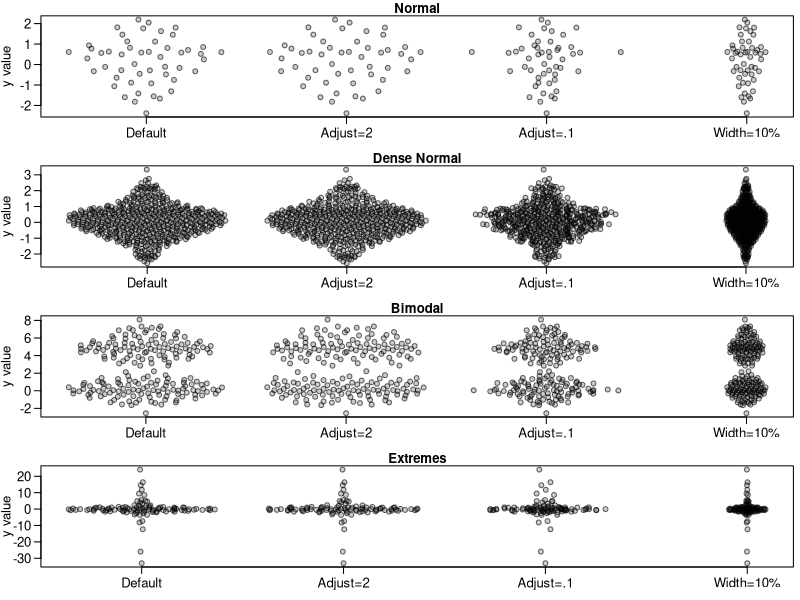
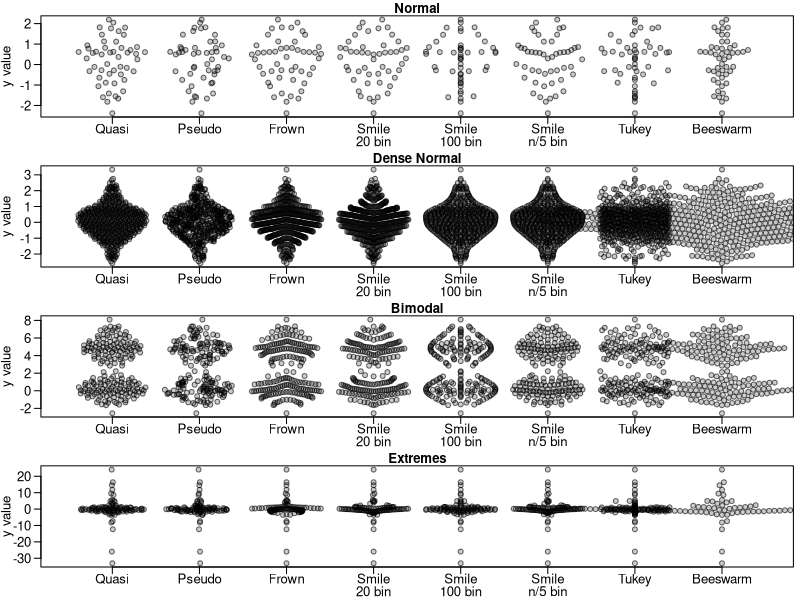
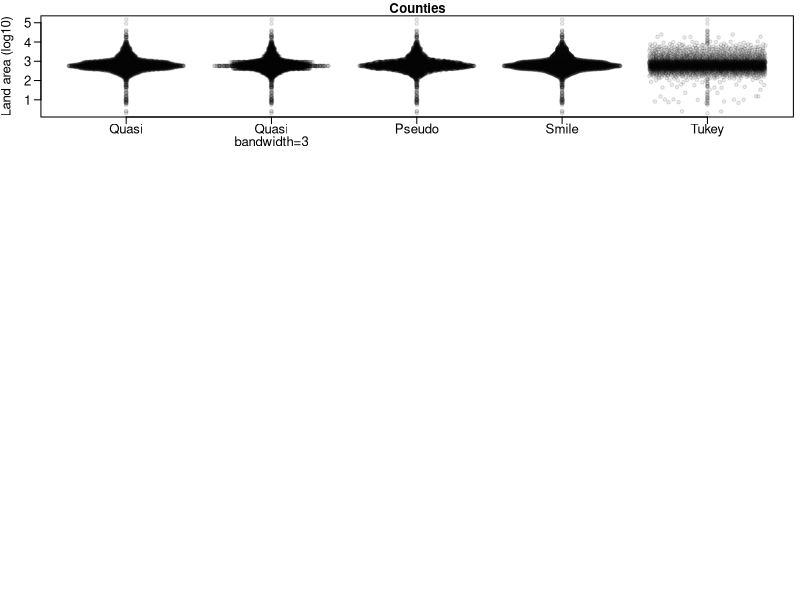

Here is the R script that generated these plots, in order:
## ---- chunk 1
library(vipor)
# Generate data
set.seed(12345)
dat <- list(rnorm(50), rnorm(500), c(rnorm(100), rnorm(100,5)), rcauchy(100))
names(dat) <- c("Normal", "Dense Normal", "Bimodal", "Extremes")

# Violin points of several distributions
par(mfrow=c(4,1), mar=c(2.5,3.1, 1.2, 0.5),mgp=c(2.1,.75,0),
	cex.axis=1.2,cex.lab=1.2,cex.main=1.2)
sapply(names(dat),function(label) {
	y<-dat[[label]]
	offsets <- list(
		'Default'=offsetX(y),  # Default
		'Adjust=2'=offsetX(y, adjust=2),    # More smoothing
		'Adjust=.1'=offsetX(y, adjust=0.1),  # Tighter fit
		'Width=10%'=offsetX(y, width=0.1)    # Less wide
	)  
	ids <- rep(1:length(offsets), each=length(y))
	plot(unlist(offsets) + ids, rep(y, length(offsets)), ylab='y value',
		xlab='', xaxt='n', pch=21,col='#00000099',bg='#00000033',las=1,main=label)
	axis(1, 1:length(offsets), names(offsets))
})
## ---- chunk 2
library(beeswarm)
par(mfrow=c(4,1), mar=c(2.5,3.1, 1.2, 0.5),mgp=c(2.1,.75,0),
	cex.axis=1.2,cex.lab=1.2,cex.main=1.2)
sapply(names(dat),function(label) {
	y<-dat[[label]]
	#need to start plot first for beeswarm so xlim is magic number here
	plot(1,1,type='n',ylab='y value',xlim=c(.5,8+.5),
		ylim=range(y),xlab='', xaxt='n', ,las=1,main=label)
	offsets <- list(
		'Quasi'=offsetX(y),  # Default
		'Pseudo'=offsetX(y, method='pseudorandom',nbins=100),
		'Frown'=offsetX(y, method='frowney',nbins=20),
		'Smile\n20 bin'=offsetX(y, method='smiley',nbins=20),
		'Smile\n100 bin'=offsetX(y, method='smiley',nbins=100),
		'Smile\nn/5 bin'=offsetX(y, method='smiley',nbins=round(length(y)/5)),
		'Tukey'=offsetX(y, method='tukey'),
		'Beeswarm'=swarmx(rep(0,length(y)),y)$x
	)
	ids <- rep(1:length(offsets), each=length(y))

	points(unlist(offsets) + ids, rep(y, length(offsets)),pch=21,col='#00000099',bg='#00000033')
	par(lheight=.8)
	axis(1, 1:length(offsets), names(offsets),padj=1,mgp=c(0,-.3,0),tcl=-.5)
})
## ---- chunk 3
par(mar=c(2.5,3.1, 1.2, 0.5),mgp=c(2.1,.75,0))
y<-log10(counties$landArea)
offsets <- list(
  'Quasi'=offsetX(y),  # Default
  'Quasi\nbandwidth=3'=offsetX(y,adjust=.25),
  'Pseudo'=offsetX(y, method='pseudorandom',nbins=100),
  'Smile'=offsetX(y, method='smiley',nbins=round(length(y)/5)),
  'Tukey'=offsetX(y, method='tukey')
  #'Beeswarm'=swarmx(rep(0,length(y)),y)$x
)
ids <- rep(1:length(offsets), each=length(y))
plot(
  unlist(offsets) + ids,
  rep(y, length(offsets)),
  xlab='', ylab='Land area (log10)',
  main='Counties', xaxt='n', las=1,
  pch=21,col='#00000022',bg='#00000011',
  cex=.7
)
par(lheight=.8)
axis(1, 1:length(offsets), names(offsets),padj=1,mgp=c(0,-.3,0),tcl=-.5)
